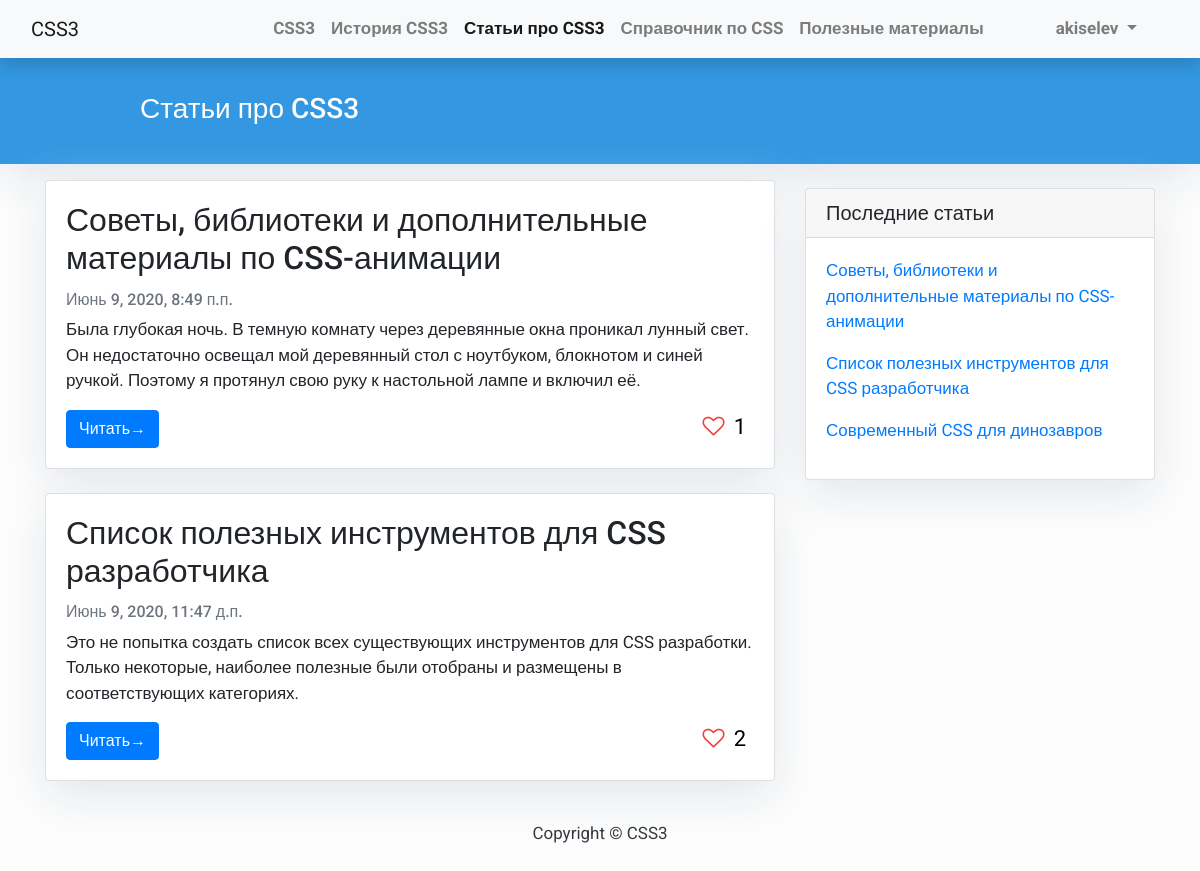
Screenshot of /post/ (signed in) with the database file from the repository.
### blog/models.py (models this page shows, shortened)
class Post(models.Model):
    STATUS_CHOICES = (
        ('draft', 'В разработке'),
        ('published', 'Опубликована'),
    )
    title = models.CharField(max_length=250, verbose_name='Название')
    slug = models.SlugField(max_length=250, unique_for_date='publish', verbose_name='Слаг')
    author = models.ForeignKey(User, on_delete=models.CASCADE,
                               related_name='blog_posts')
    annotation = models.TextField(max_length=300, default='', verbose_name='Текст превью')
    body = tinymce_models.HTMLField(verbose_name='Текст')
    publish = models.DateTimeField(default=timezone.now, verbose_name='Время публикации')
    created = models.DateTimeField(auto_now_add=True, verbose_name='Время создания')
    updated = models.DateTimeField(auto_now=True, verbose_name='Время обновления')
    status = models.CharField(max_length=10, choices=STATUS_CHOICES, default='draft', verbose_name='Статус')
    class Meta:
        ordering = ('-publish',)
        verbose_name = 'Статья'
        verbose_name_plural = 'Статьи'
    objects = models.Manager()
    def get_absolute_url(self):
        return reverse('blog:post_detail', args=[self.slug])
    def has_like(self, user):
        return self.likes.filter(author=user).first()

### blog/views.py (the view)
# urls.py: path('post/', views.PostList.as_view(), name='post_list'),
class PostList(generic.ListView):
    paginate_by = 2
    queryset = Post.objects.filter(status='published').order_by('-publish')
    template_name = 'blog/post_list.html'

### blog/templatetags/blog_tags.py (called while the page is built)
@register.inclusion_tag('blog/tags/latest_posts.html')
def show_latest_posts(count=5):
    latest_posts = Post.objects.filter(status='published').order_by('-publish')[:count]
    return {'latest_posts': latest_posts}

### blog/templatetags/method.py (called while the page is built)
@register.filter
def method(value, arg):
    if hasattr(value, str(arg)):
        return getattr(value, str(arg))
    return "[%s has no method %s]" % (value, arg)

@register.filter
def call(value):
    if not callable(value):
        return "[%s is not callable]" % value
    return value()

@register.filter(name="with")
def with_(value, arg):
    if callable(value):
        return partial(value, arg)
    return "[%s is not callable]" % value

### templates/blog/post_list.html (shortened to what this page needs)
{% extends "base.html" %}
{% load bootstrap4 %}
{% block content %}
{% include "widgets/header.html" with title='Статьи про CSS3' %}
<div class="container">
    <div class="row">
        <div class="col-md-8 mt-3 left">
            {% for post in post_list %}
            <div class="card mb-4">
                <div class="card-body">
                    <h2 class="card-title">{{ post.title }}</h2>
                    <p class="card-text text-muted h6">{{ post.created }} </p>
                    <p class="card-text">{{ post.annotation|slice:":300" }}</p>
                    <div class="d-flex justify-content-between">
                        <div>
                            <a href="{% url 'blog:post_detail' post.slug %}" class="btn btn-primary">Читать&rarr;</a>
                        </div>
                        <div id="like-{{ post.id }}">
                            {% include 'blog/widgets/like.html' with post=post%}
                        </div>
                    </div>
                </div>
            </div>
            {% endfor %}
        </div>
        {% include 'blog/widgets/sidebar.html' %}
    </div>
</div>
{% endblock %}

### templates/base.html (shortened to what this page needs)
{% load bootstrap4 %}
{% load staticfiles %}
<!DOCTYPE html>
<html>
<head>
    {% bootstrap_css %}
    <link href="https://stackpath.bootstrapcdn.com/font-awesome/4.7.0/css/font-awesome.min.css" rel="stylesheet">
    <link href="{% static 'css/base.css' %}" rel="stylesheet">
</head>
<body>
<nav class="navbar navbar-expand-lg navbar-light bg-light shadow" id="mainNav">
    <div class="container-fluid">
        <a class="navbar-brand" href="{% url 'blog:post_list' %}">CSS3</a>
        <div class="collapse navbar-collapse" id="navbarResponsive">
            <ul class="navbar-nav ml-auto">
                <li class="nav-item text-black">
                    <a class="nav-link text-black font-weight-bold {% if request.resolver_match.url_name == 'index' %} active {% endif %}"
                       href="{% url 'blog:index' %}">CSS3</a>
                </li>
                <li class="nav-item text-black">
                    <a class="nav-link text-black font-weight-bold {% if request.resolver_match.url_name == 'history' %} active {% endif %}"
                       href="{% url 'blog:history' %}">История CSS3</a>
                </li>
                <li class="nav-item text-black">
                    <a class="nav-link text-black font-weight-bold {% if request.resolver_match.url_name == 'post_list' %} active {% endif %}"
                       href="{% url 'blog:post_list' %}">Статьи про CSS3</a>
                </li>
                <li class="nav-item text-black">
                    <a class="nav-link text-black font-weight-bold {% if request.resolver_match.url_name == 'property_list' %} active {% endif %}"
                       href="{% url 'blog:property_list' %}">Справочник по CSS</a>
                </li>
                <li class="nav-item text-black">
                    <a class="nav-link text-black font-weight-bold {% if request.resolver_match.url_name == 'resources' %} active {% endif %}"
                       href="{% url 'blog:resources' %}">Полезные материалы</a>
                </li>
                {% if request.user.is_authenticated %}
                <li class="nav-item dropdown">
                    <a class="nav-link dropdown-toggle text-black font-weight-bold ml-5 mr-3 pl-3 pr-3" href="#"
                       role="button" data-toggle="dropdown"
                       aria-haspopup="true" aria-expanded="false">
                        {{ request.user.username }}
                    </a>
                </li>
                {% else %}
                <a class="nav-link text-black font-weight-bold ml-5 mr-3 pl-3 pr-3" href="{% url 'login' %}">Авторизоваться</a>
                {% endif %}
            </ul>
        </div>
    </div>
</nav>
{% block content %}{% endblock content %}
<footer class="py-3 bg-grey">
    <p class="m-0 text-dark text-center ">Copyright &copy; CSS3</p>
</footer>
</body>
</html>

### templates/blog/widgets/like.html
{% load method %}
<a class="like-post p-1 pr-2" href="javascript:like({{ post.id }});">
    <i class="fa {% if post|method:'has_like'|with:request.user|call %} fa-heart {% else %} fa-heart-o {% endif %} like-post-icon"
       aria-hidden="true"></i>
    <span class="like-post-text">{{ post.likes.count }}</span>
</a>

### templates/blog/tags/latest_posts.html
<div class="card-body">
    {% for post in latest_posts %}
        <p><a href="{{ post.get_absolute_url }}">{{ post.title }}</a></p>
    {% endfor %}
</div>

### static/css/base.css (style rules this page uses)
body { font-family: "Roboto", sans-serif; font-size: 17px; background-color: #fdfdfd; }
.shadow { box-shadow: 0 4px 2px -2px rgba(0, 0, 0, 0.1); }
.card { box-shadow: 0 16px 48px #E3E7EB; }
body { min-height: 100vh; position: relative; margin: 0; padding-bottom: 100px; }
footer { display: block; position: absolute; bottom: 0; height: 100px; width: 100%; }
.like-post { color: #000 }
.like-post-icon { padding: 5px; color: #ef3d3d; font-size: 22px; !important; }
.like-post-text { font-size: 22px; }

### rows the page displays
Post: title "Советы, библиотеки и дополнительные материалы по CSS-анимации", created "Июнь 9, 2020, 8:49 п.п.", annotation "Была глубокая ночь. В темную комнату через деревянные окна проникал лунный свет. Он недостаточно освещал мой деревянный стол с ноутбуком, блокнотом и синей ручкой. Поэтому я протянул свою руку к настольной лампе и включил её.", likes.count "1"
Post: title "Список полезных инструментов для CSS разработчика", created "Июнь 9, 2020, 11:47 д.п.", annotation "Это не попытка создать список всех существующих инструментов для CSS разработки. Только некоторые, наиболее полезные были отобраны и размещены в соответствующих категориях.", likes.count "2"
Post: title "Современный CSS для динозавров"

### other values shown
{{ request.user.username }} "akiselev"
{{ title }} "Статьи про CSS3"
